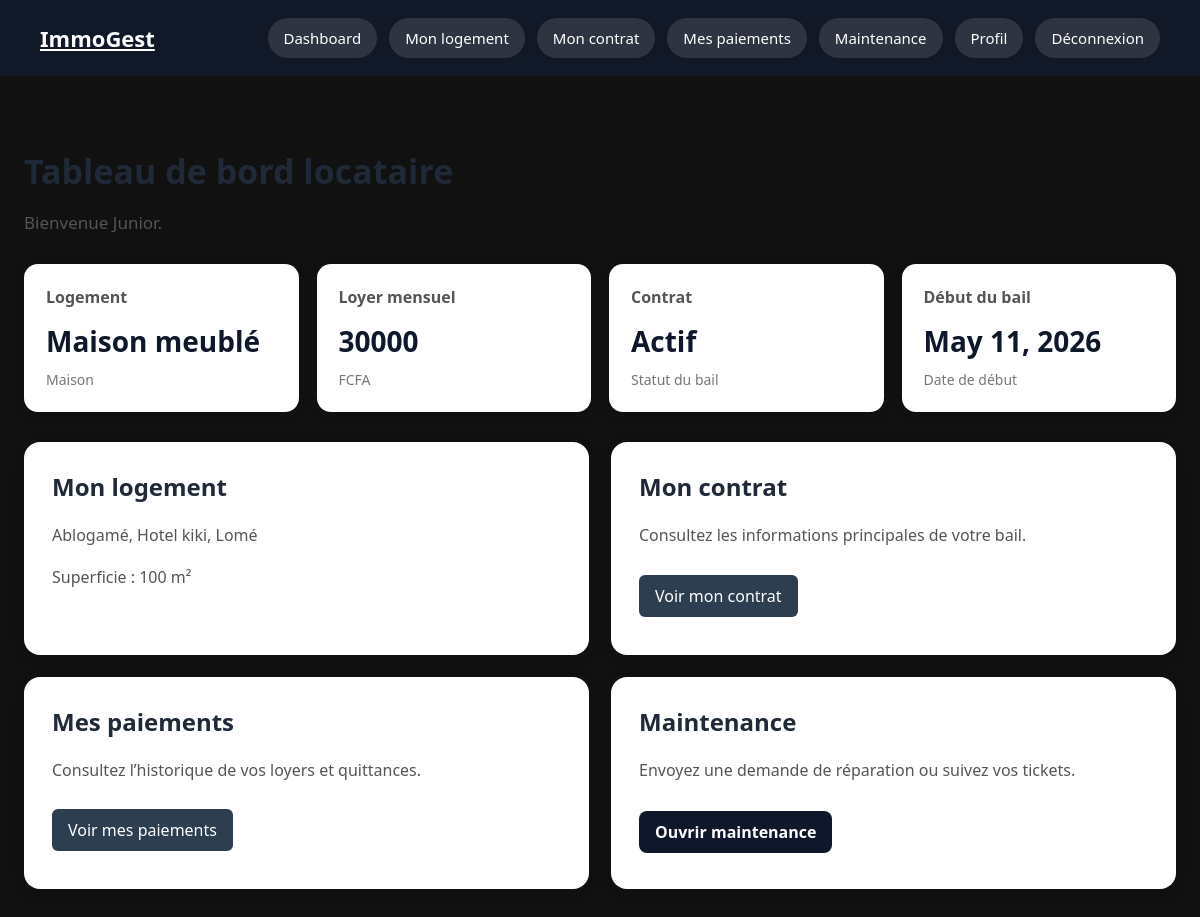
The app's page /accounts/dashboard/ (signed in) with its own data.
### accounts/models.py (models this page shows, shortened)
class User(AbstractUser):
    PROPRIETAIRE = 'proprietaire'
    LOCATAIRE = 'locataire'
    ROLE_CHOICES = [
        (PROPRIETAIRE, 'Propriétaire'),
        (LOCATAIRE, 'Locataire'),
    ]
    role = models.CharField(
        max_length=20,
        choices=ROLE_CHOICES,
        verbose_name='Rôle'
    )
    telephone = models.CharField(
        max_length=20,
        blank=True,
        verbose_name='Téléphone'
    )
    photo = models.ImageField(
        upload_to='profils/',
        blank=True,
        null=True,
        verbose_name='Photo de profil'
    )
    class Meta:
        verbose_name = 'Utilisateur'
        verbose_name_plural = 'Utilisateurs'

### properties/models.py (models this page shows, shortened)
class ContratBail(models.Model):
    ACTIF = 'actif'
    RESILIE = 'resilie'
    EXPIRE = 'expire'
    STATUT_CHOICES = [
        (ACTIF, 'Actif'),
        (RESILIE, 'Résilié'),
        (EXPIRE, 'Expiré'),
    ]
    bien = models.ForeignKey(
        Bien,
        on_delete=models.CASCADE,
        related_name='contrats'
    )
    locataire = models.ForeignKey(
        ProfilLocataire,
        on_delete=models.CASCADE,
        related_name='contrats'
    )
    date_debut = models.DateField()
    date_fin = models.DateField(
        blank=True,
        null=True
    )
    montant_loyer = models.DecimalField(
        max_digits=10,
        decimal_places=0
    )
    montant_caution = models.DecimalField(
        max_digits=10,
        decimal_places=0
    )
    document = models.FileField(
        upload_to='contrats/',
        blank=True,
        null=True
    )
    statut = models.CharField(
        max_length=20,
        choices=STATUT_CHOICES,
        default=ACTIF
    )
    notes = models.TextField(
        blank=True
    )
    is_archived = models.BooleanField(
    default=False
    )
    created_at = models.DateTimeField(
        auto_now_add=True
    )
    updated_at = models.DateTimeField(
        auto_now=True
    )
    class Meta:
        verbose_name = 'Contrat de bail'
        verbose_name_plural = 'Contrats de bail'
        ordering = ['-created_at']

class Bien(models.Model):
    APPARTEMENT = 'appartement'
    VILLA = 'villa'
    STUDIO = 'studio'
    MAISON = 'maison'
    TYPE_BIEN_CHOICES = [
        (APPARTEMENT, 'Appartement'),
        (VILLA, 'Villa'),
        (STUDIO, 'Studio'),
        (MAISON, 'Maison'),
    ]
    LIBRE = 'libre'
    LOUE = 'loue'
    EN_TRAVAUX = 'en_travaux'
    STATUT_CHOICES = [
        (LIBRE, 'Libre'),
        (LOUE, 'Loué'),
        (EN_TRAVAUX, 'En travaux'),
    ]
    proprietaire = models.ForeignKey(
        ProfilProprietaire,
        on_delete=models.CASCADE,
        related_name='biens'
    )
    titre = models.CharField(
        max_length=200
    )
    type_bien = models.CharField(
        max_length=30,
        choices=TYPE_BIEN_CHOICES
    )
    adresse = models.CharField(
        max_length=255
    )
    ville = models.CharField(
        max_length=100,
        default='Lomé'
    )
    superficie = models.PositiveIntegerField(
        help_text='Superficie en m²'
    )
    loyer_mensuel = models.DecimalField(
        max_digits=10,
        decimal_places=0
    )
    caution = models.DecimalField(
        max_digits=10,
        decimal_places=0
    )
    description = models.TextField(
        blank=True
    )
    image = models.ImageField(
        upload_to='biens/',
        blank=True,
        null=True
    )
    statut = models.CharField(
        max_length=20,
        choices=STATUT_CHOICES,
        default=LIBRE
    )
    is_archived = models.BooleanField(
        default=False
    )
    created_at = models.DateTimeField(
        auto_now_add=True
    )
    updated_at = models.DateTimeField(
        auto_now=True
    )
    class Meta:
        verbose_name = 'Bien immobilier'
        verbose_name_plural = 'Biens immobiliers'
        ordering = ['-created_at']

### accounts/views.py (the view)
# urls.py: path('dashboard/', views.dashboard, name='dashboard'),
@login_required
def dashboard(request):
    if request.user.role == 'proprietaire':
        profil = request.user.profil_proprietaire
        biens = Bien.objects.filter(
            proprietaire=profil,
            is_archived=False
        )
        contrats = ContratBail.objects.filter(
            bien__proprietaire=profil,
            is_archived=False
        )
        total_biens = biens.count()
        biens_libres = biens.filter(
            statut=Bien.LIBRE
        ).count()
        biens_loues = biens.filter(
            statut=Bien.LOUE
        ).count()
        contrats_actifs = contrats.filter(
            statut=ContratBail.ACTIF
        ).count()
        paiements = Paiement.objects.filter(
        contrat__bien__proprietaire=profil
        )
        total_paiements = sum(
            paiement.montant
            for paiement in paiements.filter(
                statut=Paiement.CONFIRME
            )
        )
        paiements_en_retard = paiements.filter(
            statut=Paiement.EN_RETARD
        ).count()
        derniers_paiements = paiements.order_by(
            '-created_at'
        )[:5]
        derniers_biens = biens.order_by('-created_at')[:5]
        derniers_contrats = contrats.order_by('-created_at')[:5]
        return render(request, 'accounts/dash_proprio.html', {
            'total_biens': total_biens,
            'biens_libres': biens_libres,
            'biens_loues': biens_loues,
            'contrats_actifs': contrats_actifs,
            'total_paiements': total_paiements,
            'paiements_en_retard': paiements_en_retard,
            'derniers_paiements': derniers_paiements,
            'derniers_biens': derniers_biens,
            'derniers_contrats': derniers_contrats,
        })
    elif request.user.role == 'locataire':
        profil = request.user.profil_locataire
        contrat = ContratBail.objects.filter(
            locataire=profil,
            statut=ContratBail.ACTIF,
            is_archived=False
        ).first()
        return render(
            request,
            'accounts/dash_loc.html',
            {
                'contrat': contrat
            }
        )
    messages.error(request, "Votre rôle n'est pas reconnu.")
    return redirect('accounts:login')

### templates/accounts/dash_loc.html
{% extends "base.html" %}
{% block content %}
<section class="dashboard-header">
    <div>
        <h1>Tableau de bord locataire</h1>
        <p>Bienvenue {{ user.username }}.</p>
    </div>
</section>
{% if contrat %}
<section class="stats-grid">
    <div class="stat-card">
        <h3>Logement</h3>
        <p class="stat-number">{{ contrat.bien.titre }}</p>
        <span>{{ contrat.bien.get_type_bien_display }}</span>
    </div>
    <div class="stat-card">
        <h3>Loyer mensuel</h3>
        <p class="stat-number">{{ contrat.montant_loyer }}</p>
        <span>FCFA</span>
    </div>
    <div class="stat-card">
        <h3>Contrat</h3>
        <p class="stat-number">{{ contrat.get_statut_display }}</p>
        <span>Statut du bail</span>
    </div>
    <div class="stat-card">
        <h3>Début du bail</h3>
        <p class="stat-number">{{ contrat.date_debut }}</p>
        <span>Date de début</span>
    </div>
</section>
<section class="dashboard-grid">
    <div class="dashboard-card">
        <h2>Mon logement</h2>
        <p>{{ contrat.bien.adresse }}, {{ contrat.bien.ville }}</p>
        <p>Superficie : {{ contrat.bien.superficie }} m²</p>
    </div>
    <div class="dashboard-card">
        <h2>Mon contrat</h2>
        <p>Consultez les informations principales de votre bail.</p>
        <a href="{% url 'properties:mon_contrat' %}" class="action-btn">
            Voir mon contrat
        </a>
    </div>
    <div class="dashboard-card">
        <h2>Mes paiements</h2>
        <p>Consultez l’historique de vos loyers et quittances.</p>
        <a href="{% url 'payments:mes_paiements' %}" class="action-btn">
            Voir mes paiements
        </a>
    </div>
    <div class="dashboard-card">
        <h2>Maintenance</h2>
        <p>Envoyez une demande de réparation ou suivez vos tickets.</p>
        <a href="{% url 'maintenance:liste_demandes' %}" class="btn-link">
        Ouvrir maintenance
        </a>
    </div>
</section>
{% else %}
<div class="empty-state">
    <h2>Aucun contrat actif</h2>
    <p>Aucun logement ne vous est actuellement attribué.</p>
</div>
{% endif %}
{% endblock %}

### static/css/style.css (style rules this page uses)
* { box-sizing: border-box; }
body { margin: 0; font-family: Arial, sans-serif; background-color: #f5f7fa; color: #222; }
.dashboard-header { margin-bottom: 30px; }
.dashboard-header h1 { margin-bottom: 10px; font-size: 34px; }
.dashboard-header p { color: #555; font-size: 17px; }
.stats-grid { display: grid; grid-template-columns: repeat(4, 1fr); gap: 18px; margin-bottom: 30px; }
.stat-card { background-color: white; padding: 22px; border-radius: 14px; box-shadow: 0 4px 14px rgba(0, 0, 0, 0.07); }
.stat-card h3 { margin: 0; font-size: 16px; color: #555; }
.stat-number { font-size: 28px; font-weight: bold; margin: 14px 0 8px; color: #0f172a; }
.stat-card span { font-size: 14px; color: #777; }
.dashboard-grid { display: grid; grid-template-columns: repeat(2, 1fr); gap: 22px; }
.dashboard-card { background-color: white; padding: 28px; border-radius: 16px; box-shadow: 0 4px 16px rgba(0, 0, 0, 0.08); }
.dashboard-card h2 { margin-top: 0; }
.dashboard-card p { color: #555; line-height: 1.6; }
.btn-link { display: inline-block; margin-top: 12px; background-color: #0f172a; color: white; padding: 10px 16px; border-radius: 8px; text-decoration: none; font-weight: bold; }
.action-btn { display: inline-block; padding: 10px 16px; background-color: #2c3e50; color: white; text-decoration: none; border-radius: 6px; margin-top: 15px; }
.action-btn { display: inline-block; padding: 10px 16px; background-color: #2c3e50; color: white; text-decoration: none; border-radius: 6px; margin: 10px 5px 10px 0; }
body { background: #f6f4ef; color: #1f2937; }
body { margin: 0; padding: 0; background: #111; font-family: 'Segoe UI', sans-serif; }

### records on screen
User: username "Junior"
ContratBail: bien.titre "Maison meublé", bien.type_bien "Maison", montant_loyer "30000", statut "Actif", date_debut "May 11, 2026", bien.adresse "Ablogamé, Hotel kiki", bien.ville "Lomé", bien.superficie "100"
